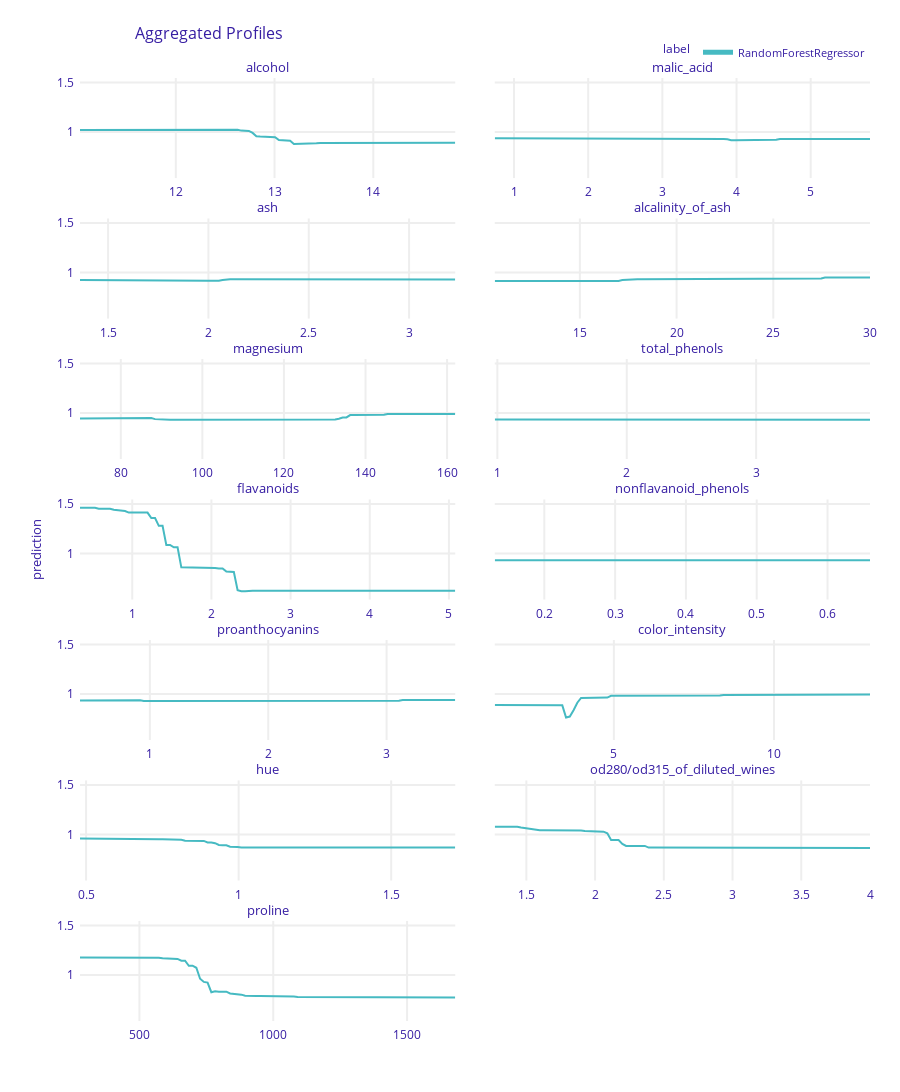

The notebook cell this image was saved under:
### Markdown cell above
Another useful tool is a partial dependency plot. For a given feature we observe what's the average output of our model for different values of this feature. For each considered value we set this value for each row in our dataframe and calculate an average prediction.

### Code cell
exp.model_profile().plot()
